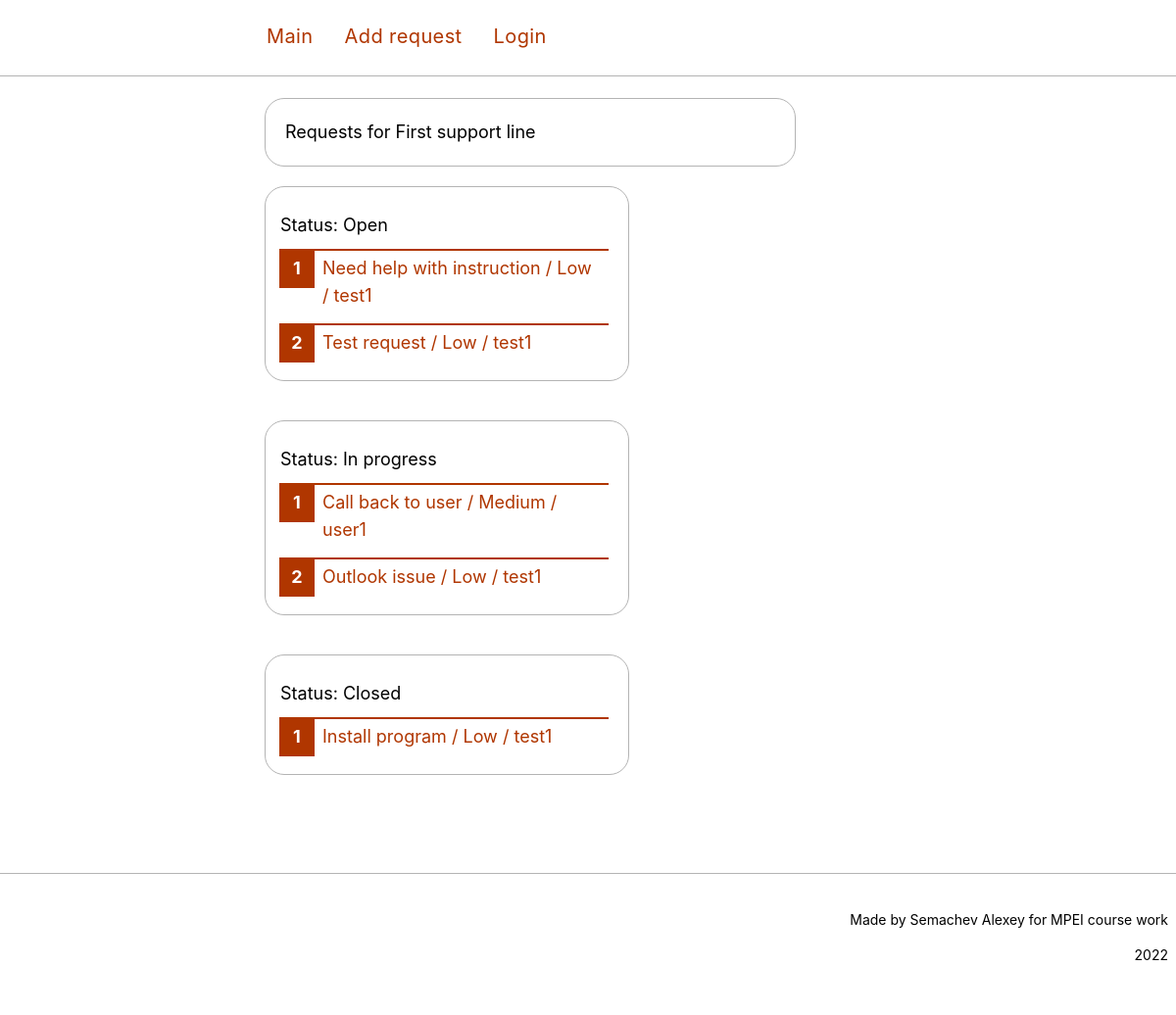
The page /requestsForDepartment/1 (signed in) on the database its author committed.
### tables this page shows
CREATE TABLE mainmenu (
	id integer PRIMARY KEY AUTOINCREMENT,
	title text NOT NULL,
	url text NOT NULL
);

CREATE TABLE "departments" (
	"id"	integer,
	"name"	text NOT NULL,
	"description"	text,
	"URL"	TEXT,
	PRIMARY KEY("id" AUTOINCREMENT)
);

CREATE TABLE requests (
id integer PRIMARY KEY AUTOINCREMENT, 
title text NOT NULL,
text text NOT NULL,
priority_id integer NOT NULL,
status_id integer NOT NULL,
url text NOT NULL,
assignee_id integer,
department_id integer,
time integer NOT NULL
);

CREATE TABLE statuses (
id integer PRIMARY KEY AUTOINCREMENT, 
name text NOT NULL
);

CREATE TABLE priorities (
id integer PRIMARY KEY AUTOINCREMENT, 
name text NOT NULL
);

CREATE TABLE users (
id integer PRIMARY KEY AUTOINCREMENT, 
name text NOT NULL,
email text NOT NULL,
psw text NOT NULL,
time integer NOT NULL
);

### main.py (the view)
@app.route("/requestsForDepartment/<department_id>")
@login_required
def showDepRequests(department_id):
    department = dbase.getDepartment(department_id)
    priorities = dbase.getAllPriorities()
    statuses = dbase.getAllStatuses()
    users = dbase.getAllUsers()
    statusesCount = len(statuses)
    requests = []
    for i in range(statusesCount):
        requests.append(dbase.getRequestByDepartment(department_id, (i+1)))
    return render_template('requests_for_department.html', menu=dbase.getMenu(), requests=requests, department=department, statuses=statuses, priorities = priorities, users = users)

### FDataBase.py (called while the page is built)
    def getMenu(self):
        sql = '''SELECT * FROM mainmenu'''
        try:
            self.__cur.execute(sql)
            res = self.__cur.fetchall()
            if res: return res
        except:
            print("Error reading from DB")
        return []

    def getRequestByDepartment(self, department, status):
        try:
            self.__cur.execute(f"SELECT title, text, priority_id, status_id, url, assignee_id, department_id FROM "
                               f"requests WHERE department_id "
                               f"== {department} and status_id == {status}")
            res = self.__cur.fetchall()
            if res: return res
        except sqlite3.Error as e:
            print("Error while getting requests from DB" + str(e))

    def getDepartment(self, department_id):
        try:
            self.__cur.execute(f"SELECT * FROM departments WHERE id = {department_id}")
            res = self.__cur.fetchone()
            if res:
                return res[1]
        except sqlite3.Error as e:
            print("Error while getting department from DB" + str(e))
        return False, False

    def getAllPriorities(self):
        try:
            self.__cur.execute("SELECT * FROM priorities")
            res = self.__cur.fetchall()
            if res: return res
        except sqlite3.Error as e:
            print("Error while getting priority from DB" + str(e))
        return False

    def getAllStatuses(self):
        try:
            self.__cur.execute("SELECT * FROM statuses")
            res = self.__cur.fetchall()
            if res: return res
        except sqlite3.Error as e:
            print("Error while getting status from DB" + str(e))
        return False

    def getAllUsers(self):
        try:
            self.__cur.execute("SELECT * FROM users")
            res = self.__cur.fetchall()
            if res: return res
        except sqlite3.Error as e:
            print("Error while getting status from DB" + str(e))
        return False

    def getUser(self, user_id):
        try:
            self.__cur.execute(f"SELECT * FROM users WHERE id = {user_id} LIMIT 1")
            res = self.__cur.fetchone()
            if not res:
                print("Can't find this user in DB")
                return False
            return res
        except sqlite3.Error as e:
            print("Error while getting data from DB" + str(e))
        return False

### templates/requests_for_department.html
{% extends 'base.html' %}
{% block content %}
{{ super() }}
<div class="container">
<div class="block border">
	<span> Requests for {{ department }} </span>
</div>
</div>
<div class="container blocks">
	{%- block requests -%}
				{% for reqBystatus in requests %}
					{% if reqBystatus is not none %}
					<div class="border tasks_block small_block">
						<ul class="square">
						<span class="status"> Status: {{ (statuses[(loop.index - 1)]).name }}</span>
								{% for r in reqBystatus %}
								<li>
									<div class="title"><a href="{{ url_for('showRequest', alias=r.url)}}"> {{r.title}} / {{ priorities[r.priority_id - 1].name }} / {{ users[r.assignee_id - 1].name }}</a></div>
								</li>
								{% endfor %}
						</ul>
					</div>
					{% endif %}
				{% endfor %}
    {% endblock requests -%}
</div>
{% include "footer.html" %}
{% endblock %}

### templates/base.html (shortened to what this page needs)
<!DOCTYPE HTML>
<html>
 <head>
  <link type="text/css" href="{{ url_for('static', filename='css/styles.css')}}" rel="stylesheet" />
  <link href="{{ url_for('static', filename='font/fonts.css')}}" rel="stylesheet">
 </head>
 <body>
	{% block content -%}
	<div class="header">
		<div class="container">
		{%- block mainmenu -%}
			<nav class="menu">
			{% for p in menu -%}
			<a class="menu__link" href="{{p.url}}">{{p.title}}</a>
			{% endfor -%}
			</nav>
		{% endblock mainmenu -%}
		</div>
	</div>
	{% endblock -%}
 </body>
</html>

### static/css/styles.css (style rules this page uses)
body { font-family: 'Inter'; font-size: 18px; line-height: 28px; padding: 20px 0 48px; overflow: auto; margin: 0px; }
a { text-decoration: none; color: #b03600; transition-property: color, background-color; transition-duration: .3s; transition-timing-function: ease-out; }
.container { width: 60%; margin: 0 auto; display: block; }
.block { margin: 30px; margin-top: 80px; padding: 20px; width: 500px; }
.status { margin-left: -5px; }
.blocks { display: flex; flex-wrap: wrap; row-gap: 20px; column-gap: 20px; padding-left:60px; }
.small_block { width: 350px; }
.tasks_block { padding: 10px; }
.tasks_block span { margin-top: 300px; }
.border { border: 1px solid #b4b4b4; border-radius: 20px; margin-bottom: 20px; }
.header { position: fixed; top: 0; width: 100%; height: 77px; border-bottom: 1px solid #b4b4b4; font-size: 20px; letter-spacing: 0.02em; background-color: #ffffff; z-index: 1; }
.menu { display: flex; position: relative; left: 16px; padding-right:50px; }
.menu__link { box-sizing: border-box; height: 77px; padding: 23px 16px 0; }
.square { margin: 0; margin-top: 5px; counter-reset: li; list-style: none; padding: 10px; }
.square li { position: relative; margin: 10px 0 10px 30px; padding: 4px 8px; border-top: 2px solid #b03600; transition: .3s linear; }
.square li:last-child { margin-bottom: 0; }
.square li:before { content: counter(li); counter-increment: li; position: absolute; top: -2px; left: -2em; width: 2em; box-sizing: border-box; margin-right: 8px; padding: 4px; border-top: 2px solid #b03600; border-left: 2px solid transparent; border-right: 2px solid transparent; border-bottom: 2px solid transparent; background: #b03600; color: white; font-weight: bold; text-align: center; transition: .3s linear; }

### rows shown on the page
mainmenu: title "Main"
mainmenu: title "Add request"
mainmenu: title "Login"
departments: name "First support line"
requests: title "Need help with instruction", assignee.name "test1"
statuses: name "Open"
priorities: name "Low"
requests: title "Test request", assignee.name "test1"
requests: title "Call back to user"
statuses: name "In progress"
priorities: name "Medium"
users: name "user1"
requests: title "Outlook issue", assignee.name "test1"
requests: title "Install program", assignee.name "test1"
statuses: name "Closed"
